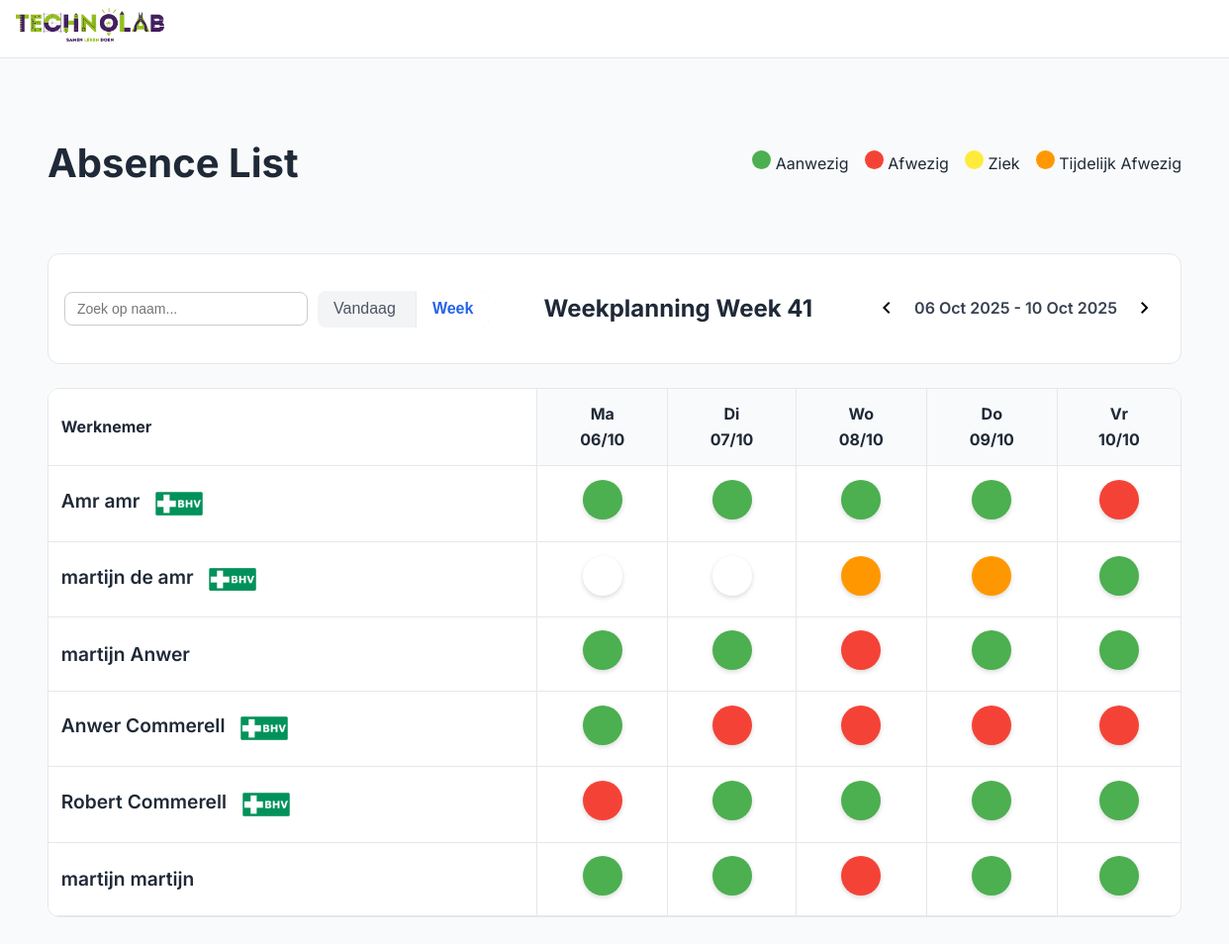
/week.php?week=-1, run on the app's committed database.
### tables this page shows
CREATE TABLE `werknemers` (
  `id` int(11) NOT NULL,
  `voornaam` varchar(50) NOT NULL,
  `tussenvoegsel` varchar(20) DEFAULT NULL,
  `achternaam` varchar(50) NOT NULL,
  `email` varchar(100) NOT NULL,
  `werkdag_ma` tinyint(1) DEFAULT 0,
  `werkdag_di` tinyint(1) DEFAULT 0,
  `werkdag_wo` tinyint(1) DEFAULT 0,
  `werkdag_do` tinyint(1) DEFAULT 0,
  `werkdag_vr` tinyint(1) DEFAULT 0,
  `sector` varchar(50) NOT NULL,
  `BHV` tinyint(1) DEFAULT 0,
  `status` enum('Ziek','Aanwezig','Op de school','Afwezig','Eefetjes Afwezig') DEFAULT 'Aanwezig',
  `status_ma` enum('Aanwezig','Afwezig','Ziek','Op de school','Eefetjes Afwezig') DEFAULT 'Afwezig',
  `status_di` enum('Aanwezig','Afwezig','Ziek','Op de school','Eefetjes Afwezig') DEFAULT 'Afwezig',
  `status_wo` enum('Aanwezig','Afwezig','Ziek','Op de school','Eefetjes Afwezig') DEFAULT 'Afwezig',
  `status_do` enum('Aanwezig','Afwezig','Ziek','Op de school','Eefetjes Afwezig') DEFAULT 'Afwezig',
  `status_vr` enum('Aanwezig','Afwezig','Ziek','Op de school','Eefetjes Afwezig') DEFAULT 'Afwezig',
  `tijdelijk_tot` datetime DEFAULT NULL
);

### week.php (the view, shortened to what this page needs)
<?php
try {
    $db = new PDO("mysql:host=localhost;dbname=technolab-dashboard", "root", "");
    $db->setAttribute(PDO::ATTR_ERRMODE, PDO::ERRMODE_EXCEPTION);
} catch (PDOException $e) {
    die("Fout!: " . $e->getMessage());
}
$weekOffset = isset($_GET['week']) ? intval($_GET['week']) : 0;
$startOfWeek = new DateTime();
$startOfWeek->modify("monday this week");
if ($weekOffset !== 0) {
    $startOfWeek->modify(($weekOffset > 0 ? '+' : '') . $weekOffset . ' week');
}
$jaar = $startOfWeek->format("o");
$weeknummer = $startOfWeek->format("W");
$weekDays = [
    'Ma' => ['col' => 'ma', 'date' => (clone $startOfWeek)],
    'Di' => ['col' => 'di', 'date' => (clone $startOfWeek)->modify('+1 day')],
    'Wo' => ['col' => 'wo', 'date' => (clone $startOfWeek)->modify('+2 day')],
    'Do' => ['col' => 'do', 'date' => (clone $startOfWeek)->modify('+3 day')],
    'Vr' => ['col' => 'vr', 'date' => (clone $startOfWeek)->modify('+4 day')],
];
$stmt = $db->query("SELECT * FROM werknemers ORDER BY achternaam ASC, voornaam ASC, BHV");
$werknemers = $stmt->fetchAll(PDO::FETCH_ASSOC);
?>
<!DOCTYPE html>
<html lang="nl">
<head>
    <link rel="stylesheet" href="css/style.css" />
    <link rel="stylesheet" href="css/week.css" />
    <link rel="stylesheet" href="css/nav.css" />
</head>
<body>
<div class="app">
<header class="header">
    <section class="logo-container">
        <a href="#" class="logo-link">
            <img src="image/technolab.png" alt="Technolab Logo" class="logo-icone">
        </a>
    </section>
</header>
    <main class="main">
        <div class="main-header">
            <h1>Absence List</h1>
            <div class="legend">
                <div><span class="dot status-aanwezig"></span> Aanwezig</div>
                <div><span class="dot status-afwezig"></span> Afwezig</div>
                <div><span class="dot status-ziek"></span> Ziek</div>
                <div><span class="dot status-eefetjesafwezig"></span> Tijdelijk Afwezig</div>
            </div>
        </div>
        <div class="filters">
            <div class="filter-left" style="display: flex; align-items: center; gap: 10px;">
                <div class="search-input">
                    <input type="text" id="searchInput" placeholder="Zoek op naam..." />
                </div>
                <div class="range-buttons" style="display: flex; gap: 5px;">
                    <a href="dagplanning.php"><button class="toggle">Vandaag</button></a>
                    <button class="active">Week</button>
                </div>
            </div>
            <div> <h2>Weekplanning Week <?= $weeknummer ?></h2></div>
            <div class="filter-right">
                <a href="?week=<?= $weekOffset-1 ?>"><button class="icon-button"><span class="material-symbols-outlined">chevron_left</span></button></a>
                <span class="date-label"><?= $startOfWeek->format('d M Y') ?> - <?= (clone $startOfWeek)->modify('+4 days')->format('d M Y') ?></span>
                <a href="?week=<?= $weekOffset+1 ?>"><button class="icon-button"><span class="material-symbols-outlined">chevron_right</span></button></a>
            </div>
        </div>
        <div class="table-wrapper">
            <table id="werknemerTable">
                <thead>
                <tr>
                    <th>Werknemer</th>
                    <?php foreach ($weekDays as $dayName => $info): ?>
                        <th>
                            <?= $dayName ?><br>
                            <?= $info['date']->format('d/m') ?>
                        </th>
                    <?php endforeach; ?>
                </tr>
                </thead>
                <tbody>
                <?php foreach ($werknemers as $w): ?>
                    <?php
                    $stmt = $db->prepare("SELECT dag, status FROM week_planning WHERE werknemer_id = :id AND weeknummer = :week AND jaar = :jaar");
                    $stmt->execute([':id'=>$w['id'], ':week'=>$weeknummer, ':jaar'=>$jaar]);
                    $weekStatussen = $stmt->fetchAll(PDO::FETCH_KEY_PAIR);
                    ?>
                    <tr>
                        <td class="werknemer-naam">
                            <?= ($w['voornaam'].' '.($w['tussenvoegsel']?$w['tussenvoegsel'].' ':'').$w['achternaam']) ?>
                            <span class="bhv <?= $w['BHV'] ? 'bhv-BHV' : 'bhv-BHV' ?>">
                                <?= $w['BHV'] ? '  <img src="image/BHV.png" alt="Technolab Logo" class="logo-icon">' : '' ?>
                            </span>
                        </td>
                        <?php foreach ($weekDays as $dayName => $info): ?>
                            <?php
                            $col = $info['col'];
                            $status = $weekStatussen[$col] ?? ($w['werkdag_'.$col] ? 'Aanwezig' : 'Afwezig');
                            $class = 'status-'.strtolower(str_replace(' ', '', $status));
                            ?>
                            <td>
                                <div class="status-dot <?= $class ?>" onclick="openStatusModal(<?= $w['id'] ?>, '<?= $col ?>')"></div>
                            </td>
                        <?php endforeach; ?>
                    </tr>
                <?php endforeach; ?>
                </tbody>
            </table>
        </div>
    </main>
</div>
</body>
</html>

### css/style.css (style rules this page uses)
body { font-family: "Inter", sans-serif; background: #f9fafb; color: #1f2937; margin: 0; font-size: 16px; line-height: 1.6; }
.material-symbols-outlined { font-variation-settings: "FILL" 0, "wght" 400, "GRAD" 0, "opsz" 24; }
.app { display: flex; flex-direction: column; min-height: 100vh; }
.header { display: flex; align-items: center; justify-content: space-between; height: 64px; background: #fff; border-bottom: 1px solid #e5e7eb; padding: 0 2rem; position: sticky; top: 0; }
.icon-button { background: none; border: none; border-radius: 9999px; padding: 0.5rem; cursor: pointer; }
.main { flex: 1; padding: 3rem; }
.main-header { display: flex; justify-content: space-between; margin-bottom: 2rem; }
.main-header h1 { font-size: 2.5rem; font-weight: 700; }
.legend { display: flex; gap: 1rem; align-items: center; font-size: 1rem; }
.dot { display: inline-block; width: 1.2rem; height: 1.2rem; border-radius: 9999px; }
.filters { display: flex; justify-content: space-between; padding: 1rem; background: #fff; border: 1px solid #e5e7eb; border-radius: 0.75rem; margin-bottom: 1.5rem; }
.filter-left { display: flex; gap: 1rem; flex-wrap: wrap; align-items: center; }
.range-buttons { display: flex; background: #f3f4f6; border-radius: 0.5rem; overflow: hidden; }
.range-buttons button { border: none; background: none; padding: 0.6rem 1rem; cursor: pointer; color: #4b5563; font-size: 1rem; }
.range-buttons .active { background: #fff; color: #2563eb; font-weight: 600; font-size: 1rem; box-shadow: 0 0 2px rgba(0, 0, 0, 0.1); }
.filter-right { display: flex; align-items: center; gap: 0.5rem; }
.date-label { font-weight: 600; color: #374151; font-size: 1rem; }
.table-wrapper { overflow-x: auto; background: #fff; border: 1px solid #e5e7eb; border-radius: 0.75rem; max-width: 2000px; margin: 0 auto; }
table { width: 100%; border-collapse: collapse; min-width: 600px; }
thead { background: #f9fafb; }
th, td { padding: 0.8rem; text-align: center; border-bottom: 1px solid #e5e7eb; font-size: 1rem; }
th:first-child, td:first-child { text-align: left; position: sticky; left: 0; background: #fff; }
.bhv { padding: 4px 10px; border-radius: 6px; font-weight: 600; font-size: 16px; }
.werknemer-naam { align-items: center; gap: 0.5rem; font-size: 1.2rem; font-weight: 600; line-height: 1.6; padding: 0.8rem; box-sizing: border-box; min-height: 48px; }
.werknemer-naam .bhv img { width: 50px; height: 50px; display: inline-block; vertical-align: middle; }
table { border-collapse: collapse; width: 100%; }
th, td { padding: 0.8rem; text-align: center; border-bottom: 1px solid #e5e7eb; border-right: 1px solid #e5e7eb; vertical-align: middle; line-height: 1.6; }
th:last-child, td:last-child { border-right: none; }
th:first-child, td:first-child { text-align: left; position: sticky; left: 0; background: #fff; border-right: 1px solid #e5e7eb; }

### css/week.css (style rules this page uses)
.status-dot { width: 40px; height: 40px; border-radius: 50%; display: inline-flex; align-items: center; justify-content: center; cursor: pointer; transition: transform 0.2s ease, box-shadow 0.2s ease; box-shadow: 0 2px 5px rgba(0,0,0,0.15); }
.status-aanwezig { background-color: #4caf50; }
.status-afwezig { background-color: #f44336; }
.status-ziek { background-color: #ffeb3b; }
.status-eefetjesafwezig { background-color: #ff9800; }
.search-input { position: relative; }
.search-input input { padding: 8px 12px; border-radius: 8px; border: 1px solid #ccc; font-size: 14px; width: 220px; transition: border-color 0.2s; }

### css/nav.css (style rules this page uses)
body { font-family: "Inter", sans-serif; background: #f9fafb; color: #1f2937; margin: 0; }
.material-symbols-outlined { font-variation-settings: "FILL" 0, "wght" 400, "GRAD" 0, "opsz" 24; }
.app { display: flex; flex-direction: column; height: 100vh; }
.header { position: sticky; top: 0; width: 100%; z-index: 10; display: flex; align-items: center; justify-content: space-between; height: 4rem; background: #fff; border-bottom: 1px solid #e5e7eb; padding: 0 1rem; }
.logo-container { display: flex; align-items: center; gap: 1rem; }
.logo-icon { width: 40px; height: 50px; object-fit: contain; }
.logo-icone { width: 150px; height: 50px; object-fit: contain; }

### data on the page
werknemers: voornaam "Amr", achternaam "amr", BHV 1 (drawn), werkdag_ma 1 (drawn), werkdag_di 1 (drawn), werkdag_wo 1 (drawn), werkdag_do 1 (drawn), werkdag_vr 0 (drawn)
werknemers: voornaam "martijn", tussenvoegsel "de", achternaam "amr", BHV 1 (drawn)
werknemers: voornaam "martijn", achternaam "Anwer", werkdag_ma 1 (drawn), werkdag_di 1 (drawn), werkdag_wo 0 (drawn), werkdag_do 1 (drawn), werkdag_vr 1 (drawn)
werknemers: voornaam "Anwer", achternaam "Commerell", BHV 1 (drawn), werkdag_ma 1 (drawn), werkdag_di 0 (drawn), werkdag_wo 0 (drawn), werkdag_do 0 (drawn), werkdag_vr 0 (drawn)
werknemers: voornaam "Robert", achternaam "Commerell", BHV 1 (drawn), werkdag_ma 0 (drawn), werkdag_di 1 (drawn), werkdag_wo 1 (drawn), werkdag_do 1 (drawn), werkdag_vr 1 (drawn)
werknemers: voornaam "martijn", achternaam "martijn", werkdag_ma 1 (drawn), werkdag_di 1 (drawn), werkdag_wo 0 (drawn), werkdag_do 1 (drawn), werkdag_vr 1 (drawn)

### other printed values
$weeknummer "41"
$dayName "Ma"
$info['date']->format('d/m') "06/10"
$dayName "Di"
$info['date']->format('d/m') "07/10"
$dayName "Wo"
$info['date']->format('d/m') "08/10"
$dayName "Do"
$info['date']->format('d/m') "09/10"
$dayName "Vr"
$info['date']->format('d/m') "10/10"
